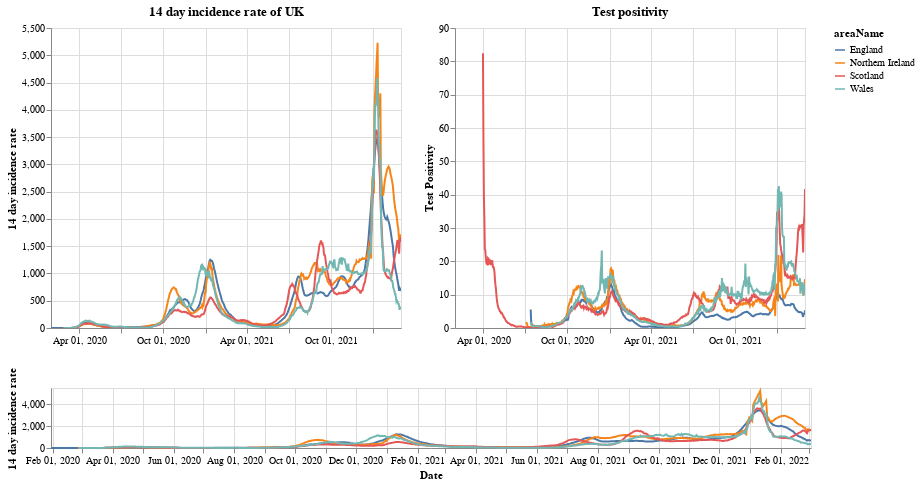

The notebook cell saved with this chart:
### Markdown cell above
# Plots

First a plot with each country in the UK. The top right shows the positivity rate for (which is the percentage of registered tests which were positive) while the top left is the 14 day incidence rate. The bottom chart can be used to select the timeframe (does not work on a mobile device).

### Code cell
#collapse
brush = alt.selection(type='interval', name='DateBrush',encodings=['x'],fields=['Time'])
leg_selection = alt.selection_multi(fields=['areaName'], bind='legend')

base = alt.Chart(uk_cases).mark_line().encode(
    x=alt.X("yearmonthdate(date):T", axis=alt.Axis(title='Date')),
    y=alt.Y("twoWeeklyCasesRate:Q", axis=alt.Axis(title='14 day incidence rate')),
    tooltip=['areaName', 'date','twoWeeklyCasesRate', 'testPositivity'],
    color='areaName',
    opacity=alt.condition(leg_selection, alt.value(2), alt.value(0.1))
).add_selection(leg_selection).properties(width=350)

upper = base.encode(alt.X('yearmonthdate(date):T', axis=alt.Axis(title=''),
                         scale=alt.Scale(domain=brush))
                   ).properties(title=f'14 day incidence rate of UK')
upper_right = upper.encode(alt.Y('testPositivity:Q', axis=alt.Axis(title='Test Positivity'))).properties(title='Test positivity')
lower = base.properties(height=60, width = 760).add_selection(brush)

(upper | upper_right) & lower

### Figure 1 — Vega-Lite specification as saved in the notebook (floating-point values rounded to 4 significant figures; data arrays with more than 128 entries replaced by an {"elided": "..."} marker saying what was removed)
{"config": {"view": {"continuousWidth": 400, "continuousHeight": 300}}, "vconcat": [{"hconcat": [{"mark": "line", "encoding": {"color": {"type": "nominal", "field": "areaName"}, "opacity": {"condition": {"value": 2, "selection": "selector001"}, "value": 0.1}, "tooltip": [{"type": "nominal", "field": "areaName"}, {"type": "temporal", "field": "date"}, {"type": "quantitative", "field": "twoWeeklyCasesRate"}, {"type": "quantitative", "field": "testPositivity"}], "x": {"type": "temporal", "axis": {"title": ""}, "field": "date", "scale": {"domain": {"selection": "DateBrush"}}, "timeUnit": "yearmonthdate"}, "y": {"type": "quantitative", "axis": {"title": "14 day incidence rate"}, "field": "twoWeeklyCasesRate"}}, "selection": {"selector001": {"type": "multi", "fields": ["areaName"], "bind": "legend"}}, "title": "14 day incidence rate of UK", "width": 350}, {"mark": "line", "encoding": {"color": {"type": "nominal", "field": "areaName"}, "opacity": {"condition": {"value": 2, "selection": "selector001"}, "value": 0.1}, "tooltip": [{"type": "nominal", "field": "areaName"}, {"type": "temporal", "field": "date"}, {"type": "quantitative", "field": "twoWeeklyCasesRate"}, {"type": "quantitative", "field": "testPositivity"}], "x": {"type": "temporal", "axis": {"title": ""}, "field": "date", "scale": {"domain": {"selection": "DateBrush"}}, "timeUnit": "yearmonthdate"}, "y": {"type": "quantitative", "axis": {"title": "Test Positivity"}, "field": "testPositivity"}}, "selection": {"selector001": {"type": "multi", "fields": ["areaName"], "bind": "legend"}}, "title": "Test positivity", "width": 350}]}, {"mark": "line", "encoding": {"color": {"type": "nominal", "field": "areaName"}, "opacity": {"condition": {"value": 2, "selection": "selector001"}, "value": 0.1}, "tooltip": [{"type": "nominal", "field": "areaName"}, {"type": "temporal", "field": "date"}, {"type": "quantitative", "field": "twoWeeklyCasesRate"}, {"type": "quantitative", "field": "testPositivity"}], "x": {"type": "temporal", "axis": {"title": "Date"}, "field": "date", "timeUnit": "yearmonthdate"}, "y": {"type": "quantitative", "axis": {"title": "14 day incidence rate"}, "field": "twoWeeklyCasesRate"}}, "height": 60, "selection": {"selector001": {"type": "multi", "fields": ["areaName"], "bind": "legend"}, "DateBrush": {"type": "interval", "encodings": ["x"], "fields": ["Time"]}}, "width": 760}], "data": {"name": "data-a650f2da4c5a1dfec013db1a08b18ba0"}, "$schema": "https://vega.github.io/schema/vega-lite/v4.8.1.json", "datasets": {"data-a650f2da4c5a1dfec013db1a08b18ba0": {"elided": "2972 records"}}}
